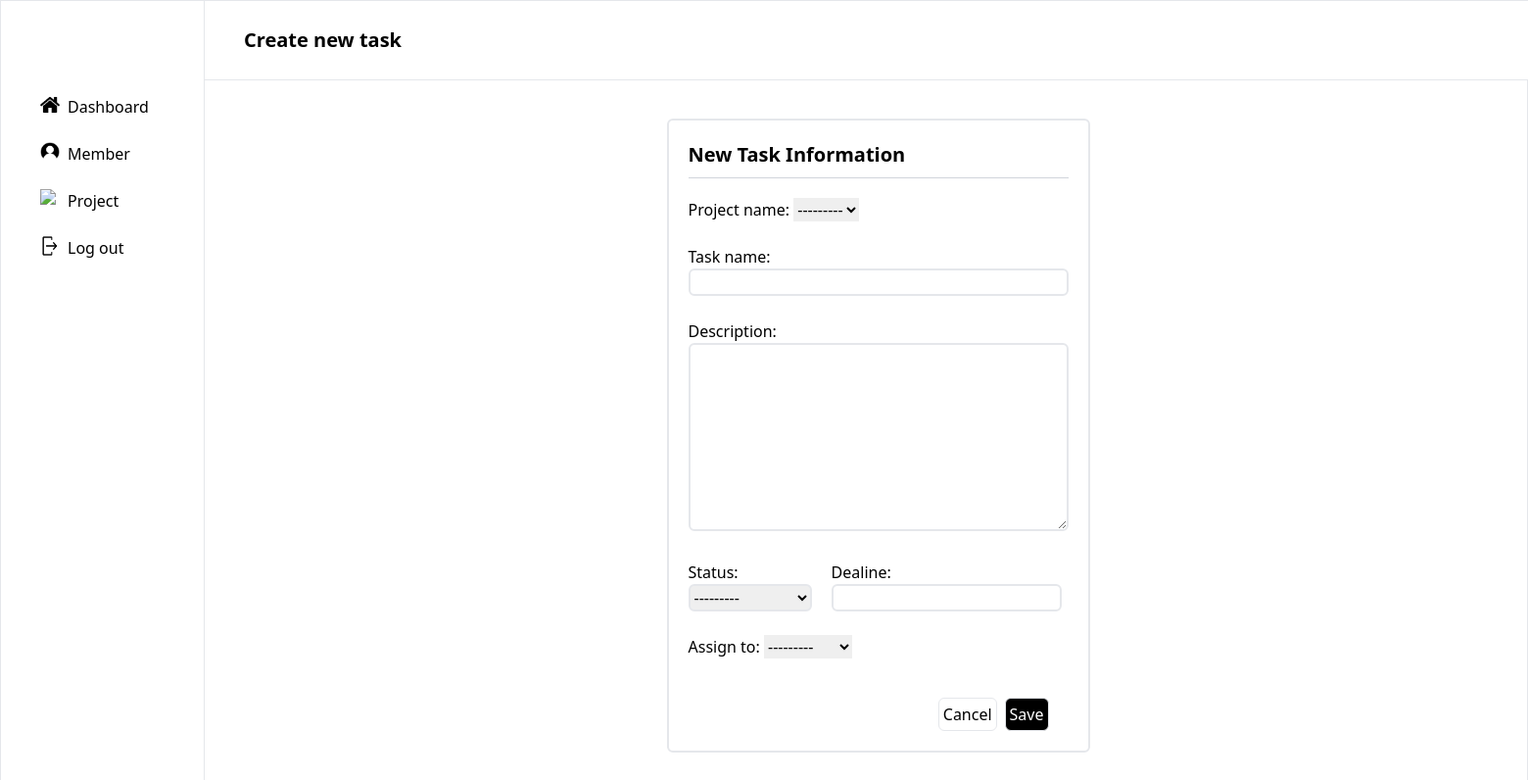
Page /create_task/ on the earlier database version.
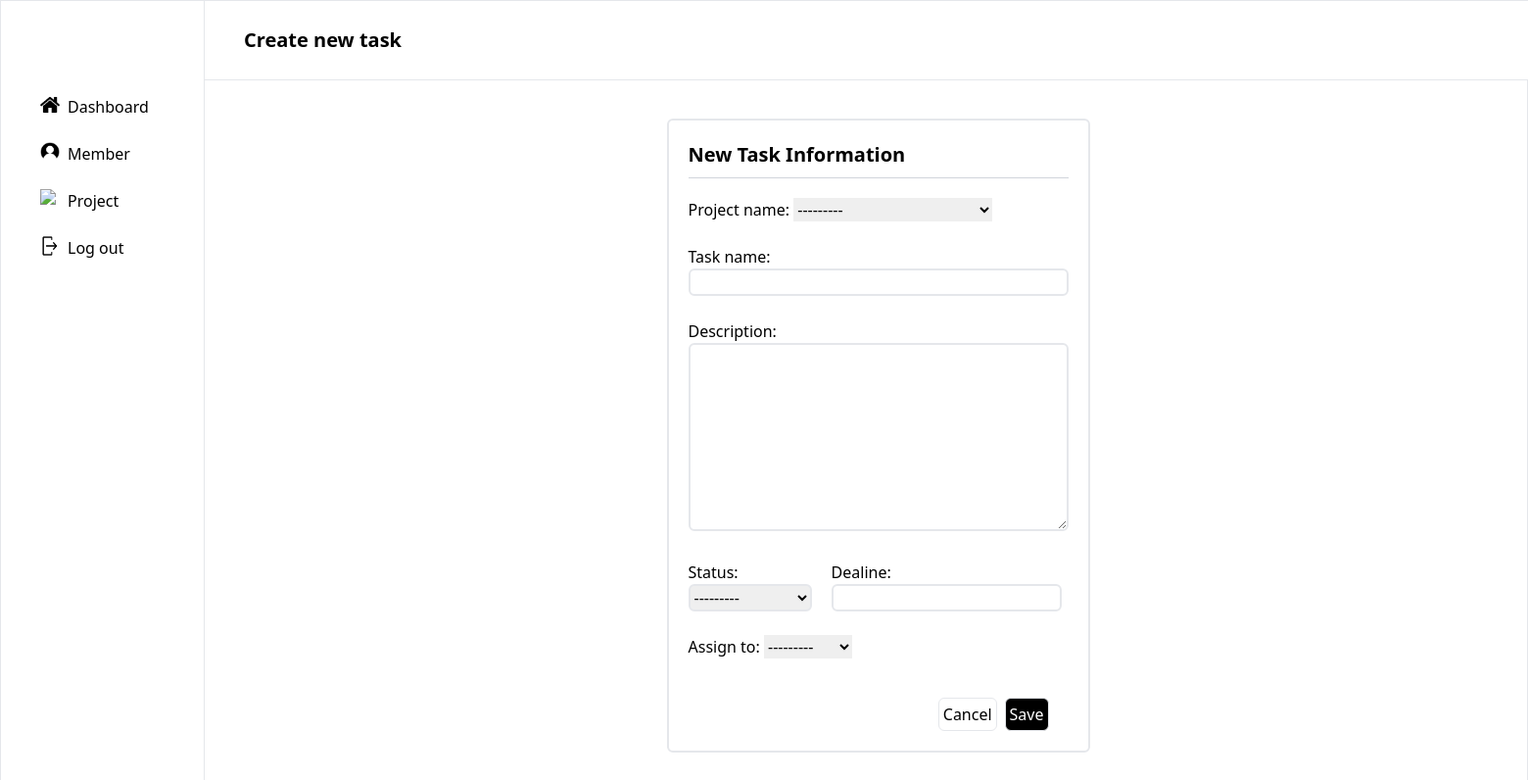
Same page on the later database version.
### main/models.py (models this page shows)
class Project(models.Model):
    status_dict = {
        'In processing': 'In processing',
        'Completed': 'Completed',
        'Upcoming': 'Upcoming'
    }
    project_id = models.AutoField(primary_key=True)
    project_name = models.CharField(max_length=100, blank=True, null=True)
    description = models.TextField(blank=True, null=True)
    start_date = models.DateTimeField(blank=True, null=True)
    end_date = models.DateTimeField(blank=True, null=True)
    created_by = models.ForeignKey(
        Users,
        on_delete=models.PROTECT,
        related_name='projects'
    )
    status_project = models.CharField(max_length=50, blank=True, null=True, choices=status_dict)
    def __str__(self):
        return self.project_name

### main/views.py (the view)
# urls.py: path('create_task/', views.create_task, name='create_task'),
def create_task(request):
    form = TaskForm()
    if request.method == 'POST':
        form = TaskForm(request.POST)
        if form.is_valid():
            form.save()
            messages.success(request, "Task was created successfully!")
    context = {'form': form}
    return render(request, 'main/create_task.html', context=context)

### main/forms.py
class TaskForm(ModelForm):
    class Meta:
        model = Task
        fields = '__all__'
        widgets = {
            'task_name': TextInput(attrs={
                'class': 'border-2 border-gray-200 rounded-md w-full'
            }),
            'description': Textarea(attrs={
                'class': 'border-2 border-gray-200  w-full h-48 rounded-md'
            }),
            'status': Select(attrs={
                'class': 'border-2 border-gray-200 rounded-md'
            }),
            'deadline': DateTimeInput(attrs={
                'class': 'border-2 border-gray-200 rounded-md'
            })
        }

### main/models.py (called while the page is built)
    def __str__(self):
        return self.username

### main/templates/main/create_task.html (shortened to what this page needs)
{% extends 'side_bar.html' %}
{% load static %}
{% block content %}
<div class="bg-white col-span-4 items-center border-b border-b-gray-200 flex flex-row p-10 justify-between w-[1375px]">
    <div><h1 class="text-[20px] font-bold">Create new task</h1></div>
</div>
<div class="col-start-3 col-span-2 row-span-3 row-start-2 mt-10 mb-40 w-[432px] p-5 border-2 border-gray-200 rounded-md">
    <div class="pb-2 border-b border-b-gray-300 mb-5">
        <h2 class="font-bold text-[20px]">New Task Information</h2>
    </div>
    <form action="" method="post">
        <label for="project_name">Project name:</label>
        {{form.project_id}}
        <br><br>
        <label for="task_name">Task name:</label>
        {{ form.task_name }}
        <br><br>
        <label for="description">Description:</label>
        {{ form.description }}
        <br><br>
        <div class="flex flex-row justify-between">
            <div>
                <label for="status">Status:</label>
                {{ form.status }}
            </div>
            <div>
                <label for="deadline">Dealine:</label>
                {{ form.deadline }}
            </div>
        </div>
        <br>
        <label for="assign_to">Assign to:</label>
        {{form.assign_to}}
        <div class="flex flex-row mt-10 justify-end gap-2 pr-5">
            <a href="{% url 'task' %}" class="border border-gray-200 rounded-md text-center p-1">Cancel</a>
            <input type="submit" value="Save" class="border border-gray-200 rounded-md p-1 bg bg-black text-white">
        </div>
    </form>
</div>
{% endblock %}

Differences in the rows shown:
added Project: project_id "---------"
Other differences:
form field project_id: "---------" → (not shown)
